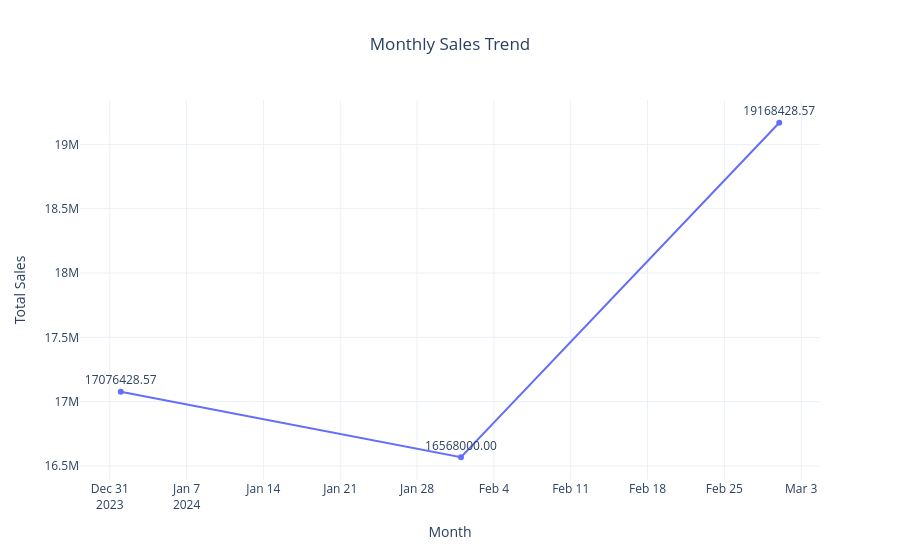

This figure's notebook cell:
### Code cell
fig = px.line(
    monthly_sales,
    x="Month",
    y="Total Sales Amount",
    title="Monthly Sales Trend",
    markers=True,
    text="Total Sales Amount",
    labels={
        "Month": "Month",
        "Total Sales Amount": "Total Sales"
    }
)

fig.update_traces(
    texttemplate="%{text:.2f}",
    textposition="top center",
    hovertemplate="Month: %{x}<br>Sales: %{y:.2f}<extra></extra>"
)

fig.update_layout(
    template="plotly_white",
    title_x=0.5
)

fig.show()

### Figure 1 — Plotly figure (JSON) as saved in the notebook; plotly's stock layout.template omitted (floating-point values rounded to 4 significant figures)
{"data": [{"hovertemplate": "Month: %{x}<br>Sales: %{y:.2f}<extra></extra>", "legendgroup": "", "line": {"color": "#636efa", "dash": "solid"}, "marker": {"symbol": "circle"}, "mode": "lines+markers+text", "name": "", "orientation": "v", "showlegend": false, "text": [17080000.0, 16568000, 19170000.0], "textposition": "top center", "texttemplate": "%{text:.2f}", "type": "scatter", "x": ["2024-01", "2024-02", "2024-03"], "xaxis": "x", "y": [17080000.0, 16568000, 19170000.0], "yaxis": "y"}], "layout": {"legend": {"tracegroupgap": 0}, "title": {"text": "Monthly Sales Trend", "x": 0.5}, "xaxis": {"anchor": "y", "domain": [0, 1], "title": {"text": "Month"}}, "yaxis": {"anchor": "x", "domain": [0, 1], "title": {"text": "Total Sales"}}}}
